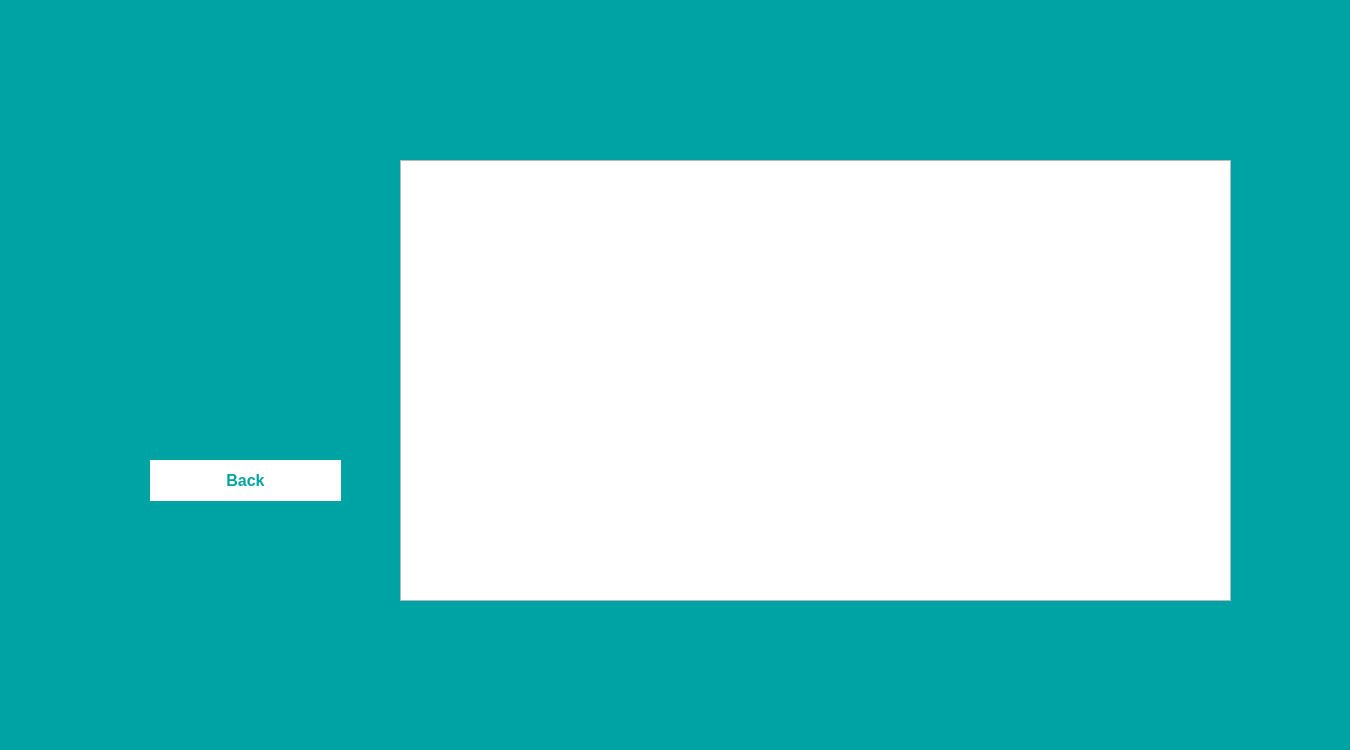
<?xml version="1.0" encoding="UTF-8"?>
<ui version="4.0">
 <class>showFriends</class>
 <widget class="QMainWindow" name="showFriends">
  <property name="geometry">
   <rect>
    <x>0</x>
    <y>0</y>
    <width>1350</width>
    <height>750</height>
   </rect>
  </property>
  <property name="windowTitle">
   <string>MainWindow</string>
  </property>
  <widget class="QWidget" name="centralwidget">
   <widget class="QLabel" name="label">
    <property name="geometry">
     <rect>
      <x>0</x>
      <y>0</y>
      <width>1350</width>
      <height>750</height>
     </rect>
    </property>
    <property name="styleSheet">
     <string notr="true">background-color: rgb(0, 163, 163);</string>
    </property>
    <property name="text">
     <string/>
    </property>
   </widget>
   <widget class="QLabel" name="label_2">
    <property name="geometry">
     <rect>
      <x>120</x>
      <y>160</y>
      <width>251</width>
      <height>281</height>
     </rect>
    </property>
    <property name="styleSheet">
     <string notr="true">border-image: url(:/follow/followers.png);</string>
    </property>
    <property name="text">
     <string/>
    </property>
   </widget>
   <widget class="QPushButton" name="pushButtonBack">
    <property name="geometry">
     <rect>
      <x>150</x>
      <y>460</y>
      <width>191</width>
      <height>41</height>
     </rect>
    </property>
    <property name="font">
     <font>
      <pointsize>12</pointsize>
      <weight>75</weight>
      <bold>true</bold>
     </font>
    </property>
    <property name="styleSheet">
     <string notr="true">background-color: rgb(255, 255, 255);
border:2px solid rgb(255, 255, 255);
color: rgb(0, 163, 163);</string>
    </property>
    <property name="text">
     <string>Back</string>
    </property>
   </widget>
   <widget class="QTextEdit" name="textEditShowFriends">
    <property name="geometry">
     <rect>
      <x>400</x>
      <y>160</y>
      <width>831</width>
      <height>441</height>
     </rect>
    </property>
    <property name="font">
     <font>
      <pointsize>12</pointsize>
      <weight>75</weight>
      <bold>true</bold>
     </font>
    </property>
    <property name="styleSheet">
     <string notr="true">color: rgb(0, 163, 163);</string>
    </property>
   </widget>
  </widget>
 </widget>
 <resources/>
 <connections/>
</ui>
